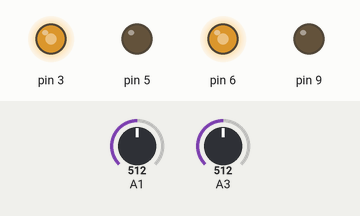
This sketch was run on a simulated Arduino Uno, built with avr-gcc and run on an emulated ATmega328P. On the bench: output pins drawn as LEDs (lit = HIGH). The inputs (shaded band) are chosen by the test bench; at power-on: A1 = 512, A3 = 512.

Above: at 1.2 s.
1.3 s: A1 set to 486
At 1.6 s:
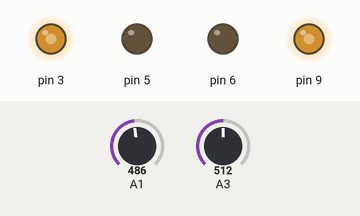
Timing chart, 0 to 4.3 s (numbered marks = the images above; inputs shaded):
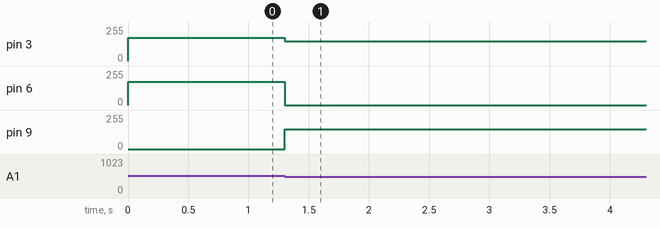

The sketch:

_3.ino
```cpp
int LeftSensor;
int RightSensor;
int Ref=500;
void setup(){
pinMode(3,OUTPUT);
pinMode(5,OUTPUT);
pinMode(6,OUTPUT);
pinMode(9,OUTPUT);
}
void Forward(int speed){
analogWrite(3,speed);
digitalWrite(5,LOW);
analogWrite(6,speed);
digitalWrite(9,LOW);
}
void Spin_Left(int speed){
analogWrite(5,speed);
digitalWrite(3,LOW);
analogWrite(6,speed);
digitalWrite(9,LOW);
}
void Spin_Right(int speed){
analogWrite(3,speed);
digitalWrite(5,LOW);
analogWrite(9,speed);
digitalWrite(6,LOW);
}
void loop(){
LeftSensor = analogRead(3);
RightSensor = analogRead(1);
if ((LeftSensor>Ref)&&(RightSensor>Ref))
{
  Forward(175);
}
  if ((LeftSensor<Ref)&&(RightSensor>Ref)){
    Spin_Left(150);delay(50);
  }
  if ((LeftSensor>Ref)&&(RightSensor<Ref)){
    Spin_Right(150);delay(50);
  }
}
```

Measured:
- the behaviour switches between 500 and 499 on A1 (found by bisection; images 0 and 1)
- after the input at 1.3 s, pin 3: 175/255 → 150/255 at once; pin 6: 175/255 → 0/255 at once; pin 9: 0/255 → 150/255 at once
